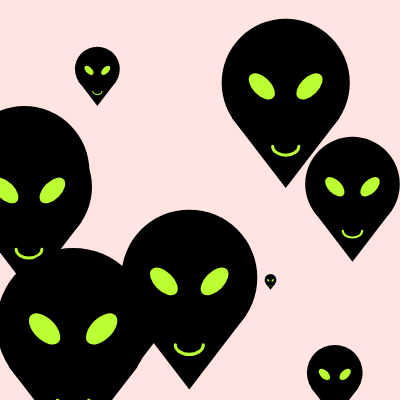
Frame 1 (no input)
Frame 60 (no input): identical to frame 1, image omitted
Frame 120 (the mouse pressed at the canvas centre since frame 60): identical to frame 1, image omitted

The p5.js sketch that drew this single still picture (run headless with seeded random() and noise() and a simulated clock; from frame 60 on, the mouse is pressed at the canvas centre):

// p5.js sketch
// ── sketch.js
//Week 6 HW push pop

var centerX = 0;
var centerY = 0;
var scaling = 5;

function setup() {
  createCanvas(400,400);
  centerX = width/2;
  centerY = height/2;
  //stamp(123,123,2);

  background("mistyrose");
//          0-100 green  (0, 100, 100)red    (0, 0, 0) black ?? IDK
  for(var i = 0; i < 10; i++) {
    stamp(random(width), random(height), random(0.0,1.0));
  }

}

function draw()
{

}

function stamp(posX, posY, scales) {
  push();
  fill(0);
  noStroke();

  translate(posX-(scales * centerX), posY-(scales*centerY));
  scale(scales);


  //face top
  ellipse(200, 200, 171, 171);
  //face bottom(triangle)
  triangle(128,194+52.5,272,194+52.5,200,288+52.5);

  //smile
  stroke(color('hsb(80, 80%, 100%)'));
  strokeWeight(4);
  arc(176+24, 217+52.5+15, 35, 24, 0, PI)

  //eyes
  //eyeleft
  noStroke();
  fill(color('hsb(80, 80%, 100%)'));
  translate(-90,180); //this one is visible
  rotate(-PI/4)
  ellipse(165,200,24,43);
//  eyeright
  translate(410,10); //this one is hiding beneath the head
  rotate(PI/4+(PI/4))
  ellipse(235,200,24,43);
//128 x, 194 y
//272 x, 194 y
//200 x, 288 y
pop();
}
